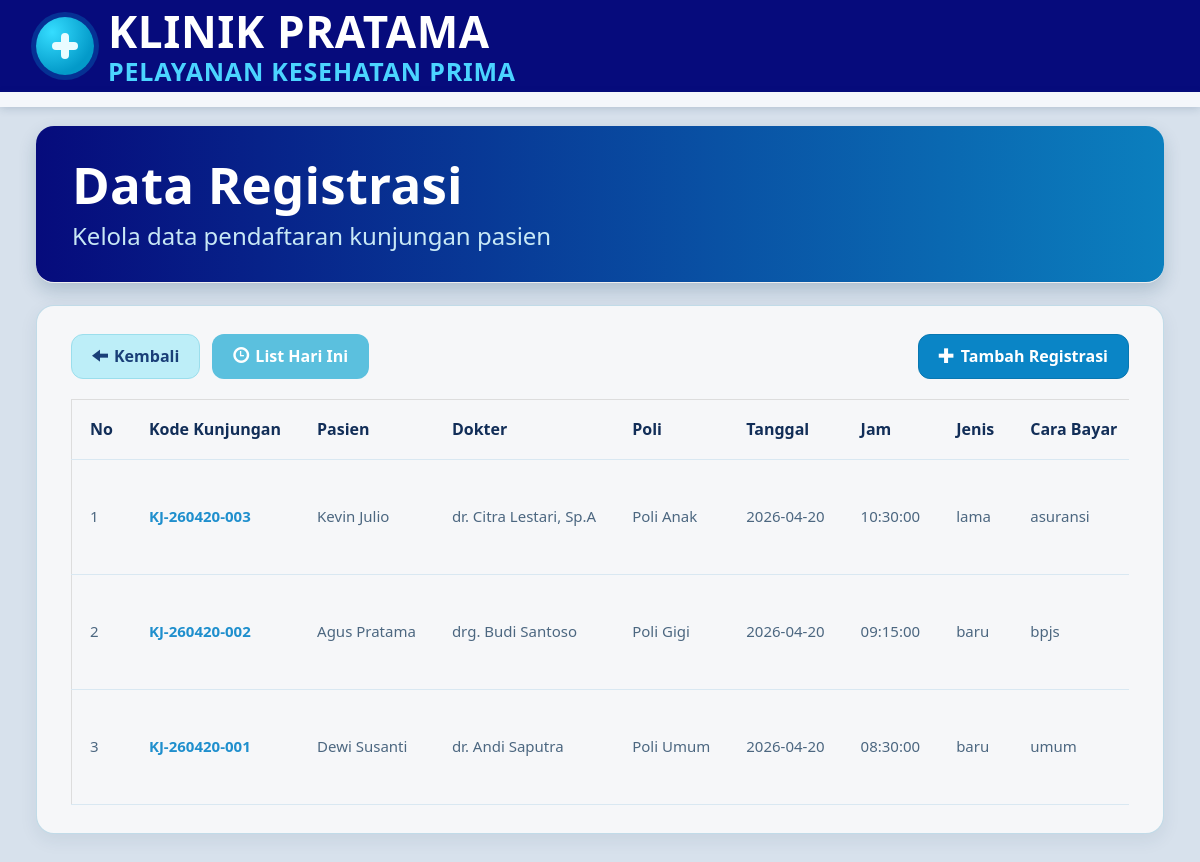
The page /kunjungan/index.php (signed in) on the database its author committed.
### tables this page shows
CREATE TABLE `kunjungan` (
  `id` int(11) NOT NULL,
  `kode_kunjungan` varchar(30) DEFAULT NULL,
  `pasien_id` int(11) NOT NULL,
  `dokter_id` int(11) NOT NULL,
  `poli_id` int(11) DEFAULT NULL,
  `tanggal_kunjungan` date NOT NULL,
  `jam_kunjungan` time DEFAULT curtime(),
  `jenis_kunjungan` enum('baru','lama') DEFAULT 'lama',
  `cara_bayar` enum('umum','bpjs','asuransi','lainnya') DEFAULT 'umum',
  `keluhan_utama` text DEFAULT NULL,
  `status_kunjungan` enum('menunggu','diperiksa','selesai','batal') DEFAULT 'menunggu',
  `created_at` timestamp NOT NULL DEFAULT current_timestamp()
);

CREATE TABLE `pasien` (
  `id` int(11) NOT NULL,
  `no_rm` varchar(20) NOT NULL,
  `nik` varchar(30) DEFAULT NULL,
  `nama_pasien` varchar(100) NOT NULL,
  `jenis_kelamin` enum('L','P') NOT NULL,
  `tempat_lahir` varchar(50) DEFAULT NULL,
  `tanggal_lahir` date DEFAULT NULL,
  `umur` int(11) DEFAULT NULL,
  `alamat` text DEFAULT NULL,
  `no_telp` varchar(20) DEFAULT NULL,
  `golongan_darah` enum('A','B','AB','O') DEFAULT NULL,
  `alergi` text DEFAULT NULL,
  `status_kawin` varchar(30) DEFAULT NULL,
  `pekerjaan` varchar(50) DEFAULT NULL,
  `created_at` timestamp NOT NULL DEFAULT current_timestamp()
);

CREATE TABLE `dokter` (
  `id` int(11) NOT NULL,
  `kode_dokter` varchar(20) DEFAULT NULL,
  `nama_dokter` varchar(100) NOT NULL,
  `jenis_kelamin` enum('L','P') NOT NULL,
  `spesialisasi` varchar(100) DEFAULT NULL,
  `no_sip` varchar(50) DEFAULT NULL,
  `no_telp` varchar(20) DEFAULT NULL,
  `alamat` text DEFAULT NULL,
  `poli_id` int(11) DEFAULT NULL,
  `status` enum('aktif','nonaktif') DEFAULT 'aktif',
  `created_at` timestamp NOT NULL DEFAULT current_timestamp()
);

CREATE TABLE `poli` (
  `id` int(11) NOT NULL,
  `nama_poli` varchar(100) NOT NULL,
  `keterangan` text DEFAULT NULL,
  `created_at` timestamp NOT NULL DEFAULT current_timestamp()
);

### config/auth.php (called while the page is built, shortened)
<?php
function clinic_normalize_role($role)
{
    $role = strtolower(trim((string) $role));
    $allowed = ['admin', 'petugas', 'dokter'];
    return $role;
}
function clinic_can_access_module($module, $action = 'read')
{
    $module = trim((string) $module);
    $action = strtolower(trim((string) $action));
    $role = clinic_normalize_role($_SESSION['role'] ?? 'petugas');
    $disabledModules = ['obat', 'resep', 'tindakan'];
    $permissions = [
        'admin' => [
            '*' => ['read', 'write'],
        ],
        'petugas' => [
            'dashboard' => ['read'],
            'pasien' => ['read', 'write'],
            'kunjungan' => ['read', 'write'],
            'registrasi' => ['read', 'write'],
            'pemeriksaan' => ['read'],
            'laporan' => ['read'],
        ],
        'dokter' => [
            'dashboard' => ['read'],
            'kunjungan' => ['read'],
            'registrasi' => ['read'],
            'pemeriksaan' => ['read'],
            'rekam_medis' => ['read', 'write'],
            'laporan' => ['read'],
        ],
    ];
    $rolePermission = $permissions[$role] ?? [];
    if (isset($rolePermission['*']) && in_array($action, $rolePermission['*'], true)) {
        return true;
    }
    return in_array($action, $rolePermission[$module], true);
}

### kunjungan/index.php (the view, shortened to what this page needs)
<?php
require_once '../config/auth.php';
$stmt = mysqli_prepare(
    $koneksi,
    "SELECT
        k.id,
        k.pasien_id,
        k.kode_kunjungan,
        p.nama_pasien,
        d.nama_dokter,
        pl.nama_poli,
        k.tanggal_kunjungan,
        k.jam_kunjungan,
        k.jenis_kunjungan,
        k.cara_bayar,
        k.status_kunjungan
    FROM kunjungan k
    INNER JOIN pasien p ON k.pasien_id = p.id
    INNER JOIN dokter d ON k.dokter_id = d.id
    LEFT JOIN poli pl ON k.poli_id = pl.id
    ORDER BY k.id DESC"
);
mysqli_stmt_execute($stmt);
$data = mysqli_stmt_get_result($stmt);
$canManageRegistrasi = clinic_can_access_module('kunjungan', 'write');
?>
<?php
require_once '../includes/header.php';
?>
<div class="container">
    <section class="page-header">
        <h2>Data Registrasi</h2>
        <p>Kelola data pendaftaran kunjungan pasien</p>
    </section>
    <section class="content-card">
        <div class="toolbar-row">
            <div class="toolbar-actions">
                <a href="../dashboard/index.php" class="btn btn-back"><span class="glyphicon glyphicon-arrow-left" aria-hidden="true"></span>Kembali</a>
                <a href="../registrasi/list_hari_ini.php" class="btn btn-info"><span class="glyphicon glyphicon-time" aria-hidden="true"></span>List Hari Ini</a>
            </div>
            <?php if ($canManageRegistrasi) { ?>
                <div class="toolbar-actions">
                    <a href="create.php" class="btn btn-primary"><span class="glyphicon glyphicon-plus" aria-hidden="true"></span>Tambah Registrasi</a>
                </div>
            <?php } ?>
        </div>
        <div class="table-wrapper">
            <table class="table table-bordered">
                <thead>
                    <tr>
                        <th>No</th>
                        <th>Kode Kunjungan</th>
                        <th>Pasien</th>
                        <th>Dokter</th>
                        <th>Poli</th>
                        <th>Tanggal</th>
                        <th>Jam</th>
                        <th>Jenis</th>
                        <th>Cara Bayar</th>
                    </tr>
                </thead>
                <tbody>
                <?php $no = 1; while ($row = mysqli_fetch_assoc($data)) { ?>
                    <tr>
                        <td><?= $no++; ?></td>
                        <td><span class="table-key"><?= htmlspecialchars($row['kode_kunjungan'], ENT_QUOTES, 'UTF-8'); ?></span></td>
                        <td><?= htmlspecialchars($row['nama_pasien'], ENT_QUOTES, 'UTF-8'); ?></td>
                        <td><?= htmlspecialchars($row['nama_dokter'], ENT_QUOTES, 'UTF-8'); ?></td>
                        <td><?= htmlspecialchars($row['nama_poli'] ?? '-', ENT_QUOTES, 'UTF-8'); ?></td>
                        <td><?= htmlspecialchars($row['tanggal_kunjungan'], ENT_QUOTES, 'UTF-8'); ?></td>
                        <td><?= htmlspecialchars($row['jam_kunjungan'], ENT_QUOTES, 'UTF-8'); ?></td>
                        <td><?= htmlspecialchars($row['jenis_kunjungan'], ENT_QUOTES, 'UTF-8'); ?></td>
                        <td><?= htmlspecialchars($row['cara_bayar'], ENT_QUOTES, 'UTF-8'); ?></td>
                    </tr>
                <?php } ?>
                </tbody>
            </table>
        </div>
    </section>
</div>
<?php require_once '../includes/footer.php'; ?>

### assets/css/style.css (style rules this page uses)
:root { --blue-900: #060b7c; --blue-700: #0d4f97; --blue-500: #0d83c3; --sky-200: #b9eaf5; --sky-100: #def7ff; --bg-app: #d7e1ec; --bg-card: #f6f7f9; --text-900: #102f5d; --text-700: #3f607f; --danger: #ee3f52; --white: #ffffff; }
* { box-sizing: border-box; }
html, body { min-height: 100%; }
body { margin: 0; font-family: "Poppins", "Segoe UI", Arial, sans-serif; color: var(--text-900); background: var(--bg-app); -webkit-font-smoothing: antialiased; -moz-osx-font-smoothing: grayscale; }
a, .btn { transition: all 0.2s ease; }
.clinic-main .container, .clinic-main .container-fluid { width: 100%; max-width: none; margin: 0; padding: 0; }
.page-header { margin: 0; background: linear-gradient(90deg, #060b7c 0%, #0b7fbe 100%); color: #ffffff; border-radius: 18px; box-shadow: 0 8px 18px rgba(16, 58, 92, 0.2); padding: 30px 36px; }
.page-header h1, .page-header h2 { margin: 0; font-size: 51px; font-weight: 700; letter-spacing: 0.2px; }
.page-header p { margin: 8px 0 0; font-size: 24px; color: rgba(208, 240, 250, 0.96); line-height: 1.35; }
.content-card { margin-top: 22px; background: var(--bg-card); border-radius: 18px; border: 1px solid rgba(184, 214, 230, 0.85); box-shadow: 0 6px 18px rgba(20, 63, 91, 0.08); padding: 28px 34px; }
.toolbar-row { display: flex; justify-content: space-between; align-items: center; flex-wrap: wrap; gap: 14px; margin-bottom: 20px; }
.toolbar-actions { display: flex; align-items: center; gap: 12px; flex-wrap: wrap; }
.btn { border-radius: 12px; border: 1px solid transparent; font-weight: 700; padding: 10px 20px; font-size: 16px; box-shadow: none; }
.btn .glyphicon { margin-right: 6px; }
.btn-primary, .btn-success, .btn-warning { background: #0a85c6; border-color: #0877b1; color: #ffffff; }
.btn-secondary, .btn-back { background: #bdeef8; border-color: #9bdeec; color: #1a3f78; }
.table-wrapper { width: 100%; overflow-x: auto; }
.table { width: 100%; border-collapse: collapse; margin-bottom: 0; background: transparent; }
.table > thead > tr > th, .table > tbody > tr > td { border-left: none; border-right: none; border-top: none; border-bottom: 1px solid #d9e8f2; padding: 14px 18px; vertical-align: middle; background: transparent; white-space: nowrap; }
.table > thead > tr > th { font-size: 16px; font-weight: 700; color: #122e58; padding-top: 18px; padding-bottom: 18px; }
.table > tbody > tr > td { color: #4c6780; font-size: 15px; }
.table-key { color: #1f8fcd; font-weight: 700; }

### rows shown on the page
kunjungan: kode_kunjungan "KJ-260420-003", pasien.nama_pasien "Kevin Julio", dokter.nama_dokter "dr. Citra Lestari, Sp.A", poli.nama_poli "Poli Anak", tanggal_kunjungan "2026-04-20", jam_kunjungan "10:30:00", jenis_kunjungan "lama", cara_bayar "asuransi"
kunjungan: kode_kunjungan "KJ-260420-002", pasien.nama_pasien "Agus Pratama", dokter.nama_dokter "drg. Budi Santoso", poli.nama_poli "Poli Gigi", tanggal_kunjungan "2026-04-20", jam_kunjungan "09:15:00", jenis_kunjungan "baru", cara_bayar "bpjs"
kunjungan: kode_kunjungan "KJ-260420-001", pasien.nama_pasien "Dewi Susanti", dokter.nama_dokter "dr. Andi Saputra", poli.nama_poli "Poli Umum", tanggal_kunjungan "2026-04-20", jam_kunjungan "08:30:00", jenis_kunjungan "baru", cara_bayar "umum"
